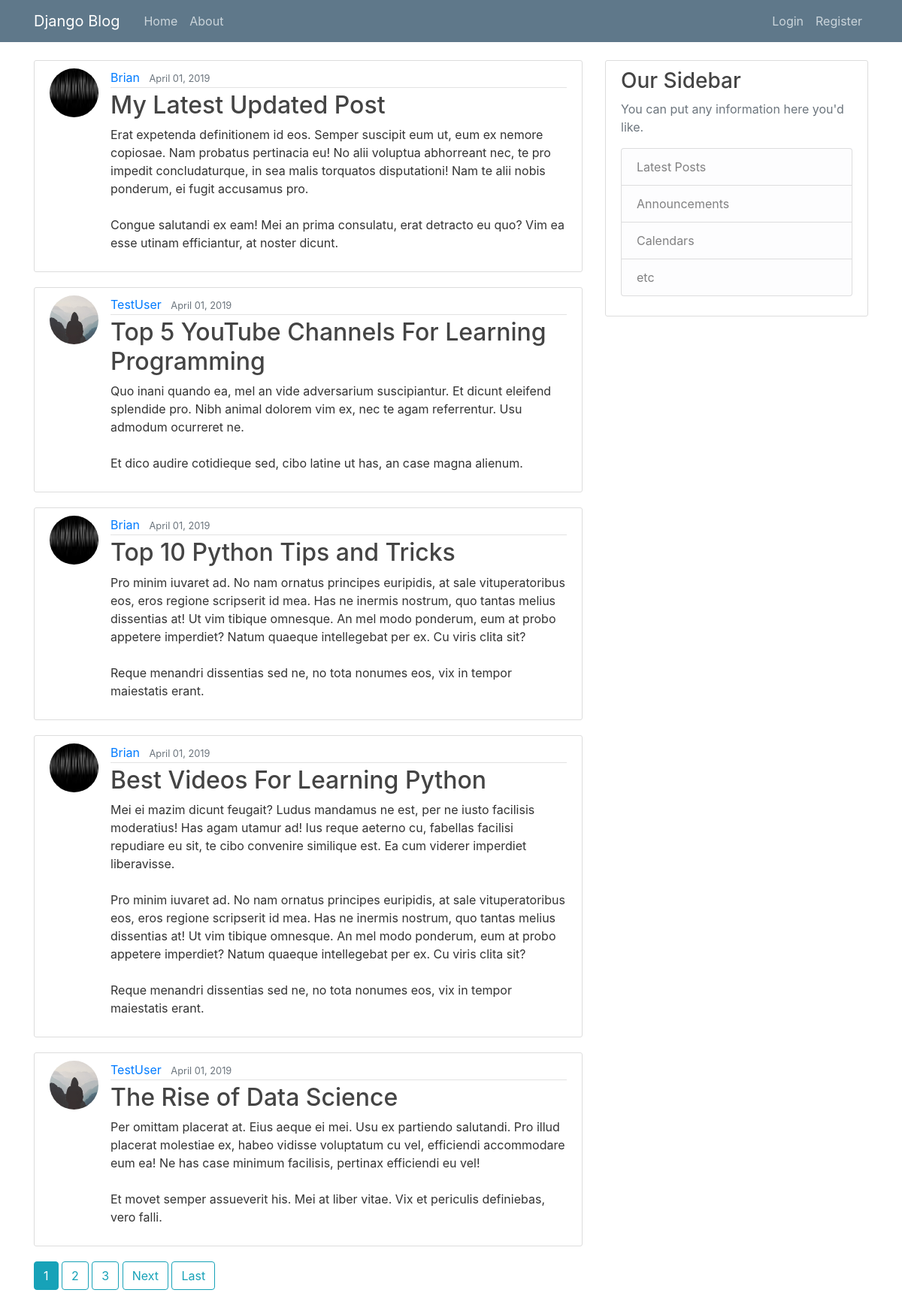
The page / on the database its author committed.
### Web/models.py (models this page shows, shortened)
class Post(models.Model):
    title = models.CharField(max_length=100)
    content = models.TextField()
    date_posted = models.DateTimeField(default=timezone.now)
    author = models.ForeignKey(User, on_delete=models.CASCADE)

### users/models.py (models this page shows, shortened)
class profile(models.Model):
    user = models.OneToOneField(User, on_delete=models.CASCADE)
    image = models.ImageField(default='default.jpg', upload_to='profile_pics')
    bio = models.TextField()

### Web/views.py (the view)
# urls.py: path('', PostListView.as_view(), name='Web-home'),  # Home path
class PostListView(ListView):
    model = Post
    template_name = 'Web/home.html'  # <app>/<model>_<viewtype>.html
    context_object_name = 'posts'
    ordering = ['-date_posted']
    paginate_by = 5

### Web/templates/Web/home.html (shortened to what this page needs)
{% extends "Web/base.html" %}
{% block content %}
    {% for post in posts %}
        <article class="media content-section">
          <img class="rounded-circle article-img" src="{{ post.author.profile.image.url }}" alt="">
          <div class="media-body">
            <div class="article-metadata">
              <a class="mr-2" href="{% url 'user-posts' post.author.username %}">{{ post.author }}</a>
              <small class="text-muted">{{ post.date_posted|date:"F d, Y" }}</small>
            </div>
            <h2><a class="article-title" href="{% url 'post-detail' post.id %}">{{ post.title }}</a></h2>
            <p class="article-content">{{ post.content }}</p>
          </div>
        </article>
    {% endfor %}
    {% if is_paginated %}
      {% for num in page_obj.paginator.page_range %}
        {% if page_obj.number == num %}
          <a class="btn btn-info mb-4" href="?page={{ num }}">{{ num }}</a>
        {% elif num > page_obj.number|add:'-3' and num < page_obj.number|add:'3' %}
          <a class="btn btn-outline-info mb-4" href="?page={{ num }}">{{ num }}</a>
        {% endif %}
      {% endfor %}
      {% if page_obj.has_next %}
        <a class="btn btn-outline-info mb-4" href="?page={{ page_obj.next_page_number }}">Next</a>
        <a class="btn btn-outline-info mb-4" href="?page={{ page_obj.paginator.num_pages }}">Last</a>
      {% endif %}
    {% endif %}
{% endblock content %}

### Web/static/web/main.css (style rules this page uses)
body { background: #ffffff; color: #333333; margin-top: 5rem; }
h1, h2, h3, h4, h5, h6 { color: #444444; }
.content-section { background: #ffffff; padding: 10px 20px; border: 1px solid #dddddd; border-radius: 3px; margin-bottom: 20px; }
.article-title { color: #444444; }
.article-content { white-space: pre-line; }
.article-img { height: 65px; width: 65px; margin-right: 16px; }
.article-metadata { padding-bottom: 1px; margin-bottom: 4px; border-bottom: 1px solid #e3e3e3 }

### rows shown on the page
Post: author.profile.image (picture), author "Brian", date_posted "April 01, 2019", title "My Latest Updated Post", content "Erat expetenda definitionem id eos. Semper suscipit eum ut, eum ex nemore copiosae. Nam probatus pertinacia eu! No alii voluptua abhorreant nec, te pro impedit concludaturque, in sea malis torquatos disputationi! Nam te alii nobis ponderum, ei fugit accusamus pro. Congue salutandi ex eam! Mei an prima consulatu, erat detracto eu quo? Vim ea esse utinam efficiantur, at noster dicunt."
Post: author.profile.image (placeholder picture), author "TestUser", date_posted "April 01, 2019", title "Top 5 YouTube Channels For Learning Programming", content "Quo inani quando ea, mel an vide adversarium suscipiantur. Et dicunt eleifend splendide pro. Nibh animal dolorem vim ex, nec te agam referrentur. Usu admodum ocurreret ne. Et dico audire cotidieque sed, cibo latine ut has, an case magna alienum."
Post: author.profile.image (picture), author "Brian", date_posted "April 01, 2019", title "Top 10 Python Tips and Tricks", content "Pro minim iuvaret ad. No nam ornatus principes euripidis, at sale vituperatoribus eos, eros regione scripserit id mea. Has ne inermis nostrum, quo tantas melius dissentias at! Ut vim tibique omnesque. An mel modo ponderum, eum at probo appetere imperdiet? Natum quaeque intellegebat per ex. Cu viris clita sit? Reque menandri dissentias sed ne, no tota nonumes eos, vix in tempor maiestatis erant."
Post: author.profile.image (picture), author "Brian", date_posted "April 01, 2019", title "Best Videos For Learning Python", content "Mei ei mazim dicunt feugait? Ludus mandamus ne est, per ne iusto facilisis moderatius! Has agam utamur ad! Ius reque aeterno cu, fabellas facilisi repudiare eu sit, te cibo convenire similique est. Ea cum viderer imperdiet liberavisse. Pro minim iuvaret ad. No nam ornatus principes euripidis, at sale vituperatoribus eos, eros regione scripserit id mea. Has ne inermis nostrum, quo tantas melius dissentias at! Ut vim tibique omnesque. An mel modo ponderum, eum at probo appetere imperdiet? Natum quaeque intellegebat per ex. Cu viris clita sit? Reque menandri dissentias sed ne, no tota nonumes eos, vix in tempor maiestatis erant."
Post: author.profile.image (placeholder picture), author "TestUser", date_posted "April 01, 2019", title "The Rise of Data Science", content "Per omittam placerat at. Eius aeque ei mei. Usu ex partiendo salutandi. Pro illud placerat molestiae ex, habeo vidisse voluptatum cu vel, efficiendi accommodare eum ea! Ne has case minimum facilisis, pertinax efficiendi eu vel! Et movet semper assueverit his. Mei at liber vitae. Vix et periculis definiebas, vero falli."

### other values the page prints
{{ num }} "1"
{{ num }} "2" "3"
